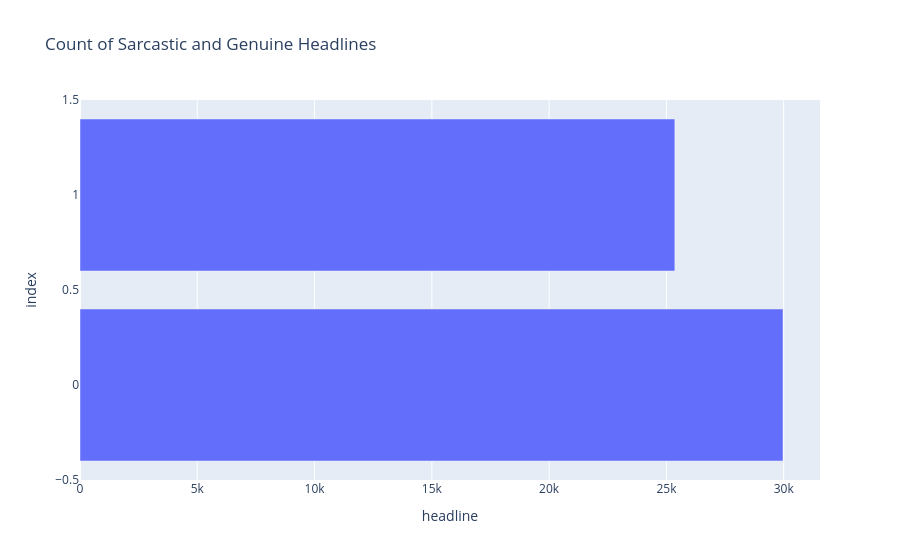

Source (notebook cell):
### Markdown cell above
## Finding the Classes Balance/Imbalance

### Code cell
px.bar(data.groupby('is_sarcastic').count().reset_index(), x='headline',title='Count of Sarcastic and Genuine Headlines')

### Figure 1 — Plotly figure (JSON) as saved in the notebook; plotly's stock layout.template omitted (floating-point values rounded to 4 significant figures)
{"data": [{"alignmentgroup": "True", "hovertemplate": "headline=%{x}<br>index=%{y}<extra></extra>", "legendgroup": "", "marker": {"color": "#636efa", "pattern": {"shape": ""}}, "name": "", "offsetgroup": "", "orientation": "h", "showlegend": false, "textposition": "auto", "x": [29970, 25358], "xaxis": "x", "y": [0, 1], "yaxis": "y", "type": "bar"}], "layout": {"xaxis": {"anchor": "y", "domain": [0, 1], "title": {"text": "headline"}}, "yaxis": {"anchor": "x", "domain": [0, 1], "title": {"text": "index"}}, "legend": {"tracegroupgap": 0}, "title": {"text": "Count of Sarcastic and Genuine Headlines"}, "barmode": "relative"}}
